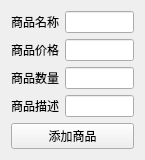
<?xml version="1.0" encoding="UTF-8"?>
<ui version="4.0">
 <class>newCommodityWidget</class>
 <widget class="QWidget" name="newCommodityWidget">
  <property name="geometry">
   <rect>
    <x>0</x>
    <y>0</y>
    <width>145</width>
    <height>136</height>
   </rect>
  </property>
  <property name="windowTitle">
   <string>上架商品</string>
  </property>
  <layout class="QVBoxLayout" name="verticalLayout">
   <item>
    <layout class="QFormLayout" name="formLayout">
     <item row="0" column="1">
      <widget class="QLineEdit" name="nameLineEdit"/>
     </item>
     <item row="0" column="0">
      <widget class="QLabel" name="label">
       <property name="text">
        <string>商品名称</string>
       </property>
      </widget>
     </item>
     <item row="1" column="0">
      <widget class="QLabel" name="label_2">
       <property name="text">
        <string>商品价格</string>
       </property>
      </widget>
     </item>
     <item row="1" column="1">
      <widget class="QLineEdit" name="priceLineEdit"/>
     </item>
     <item row="2" column="0">
      <widget class="QLabel" name="label_3">
       <property name="text">
        <string>商品数量</string>
       </property>
      </widget>
     </item>
     <item row="2" column="1">
      <widget class="QLineEdit" name="quantityLineEdit"/>
     </item>
     <item row="3" column="0">
      <widget class="QLabel" name="label_4">
       <property name="text">
        <string>商品描述</string>
       </property>
      </widget>
     </item>
     <item row="3" column="1">
      <widget class="QLineEdit" name="infoLineEdit"/>
     </item>
    </layout>
   </item>
   <item>
    <widget class="QPushButton" name="pushButton">
     <property name="text">
      <string>添加商品</string>
     </property>
    </widget>
   </item>
  </layout>
 </widget>
 <layoutdefault spacing="6" margin="11"/>
 <tabstops>
  <tabstop>nameLineEdit</tabstop>
  <tabstop>priceLineEdit</tabstop>
  <tabstop>quantityLineEdit</tabstop>
  <tabstop>infoLineEdit</tabstop>
  <tabstop>pushButton</tabstop>
 </tabstops>
 <resources/>
 <connections>
  <connection>
   <sender>pushButton</sender>
   <signal>clicked()</signal>
   <receiver>newCommodityWidget</receiver>
   <slot>onPushButtonClicked()</slot>
   <hints>
    <hint type="sourcelabel">
     <x>36</x>
     <y>116</y>
    </hint>
    <hint type="destinationlabel">
     <x>3</x>
     <y>122</y>
    </hint>
   </hints>
  </connection>
 </connections>
 <slots>
  <slot>onPushButtonClicked()</slot>
 </slots>
</ui>
